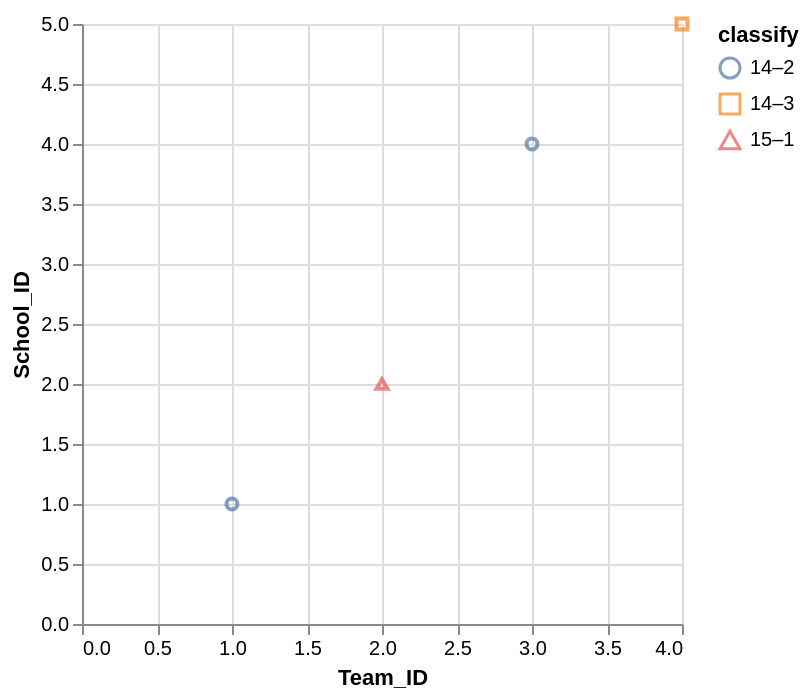

Express this chart as Vega-Lite.
### Vega-Lite specification from a JSON file in a GitHub repository (floating-point values rounded to 4 significant figures)
{"data": {"values": [{"x_data": 3, "y_data": 4, "classify": "14–2"}, {"x_data": 1, "y_data": 1, "classify": "14–2"}, {"x_data": 4, "y_data": 5, "classify": "14–3"}, {"x_data": 2, "y_data": 2, "classify": "15–1"}]}, "mark": "point", "encoding": {"x": {"field": "x_data", "type": "quantitative", "title": "Team_ID", "scale": {"zero": "false"}}, "y": {"field": "y_data", "type": "quantitative", "title": "School_ID", "scale": {"zero": "false"}}, "color": {"field": "classify", "type": "nominal"}, "shape": {"field": "classify", "type": "nominal"}}}
